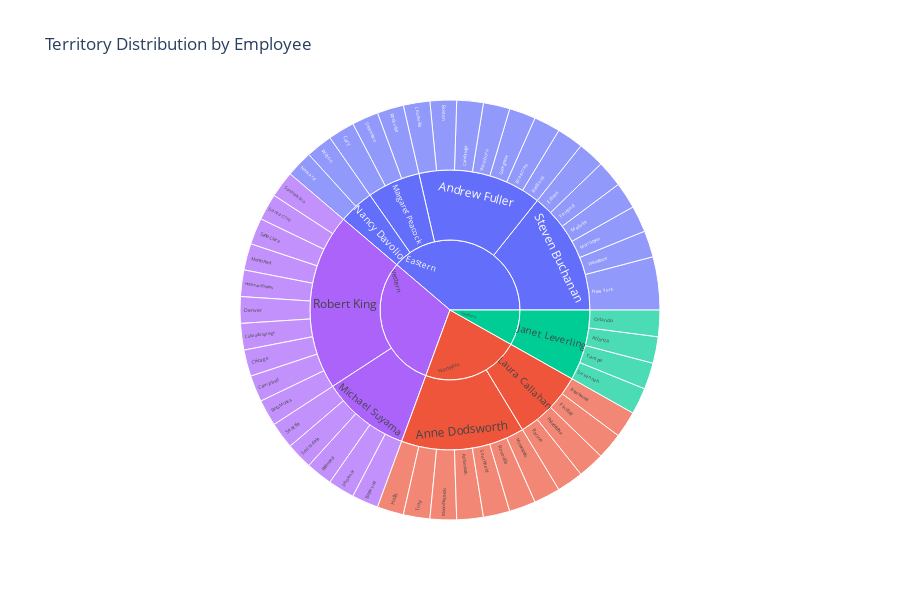

Write notebook code for a chart like this one.
### Code cell
# DETAILED TERRITORY ASSIGNMENT (SPLIT ROWS) 
import pandas as pd
import plotly.express as px
from IPython.display import display, Markdown
import os

#  Load the Raw Territory Tables (We need the raw connections to split the rows)
CURRENT_DIR = os.path.dirname(os.path.abspath("__file__"))
if 'notebooks' in CURRENT_DIR: BASE_DIR = os.path.dirname(CURRENT_DIR)
else: BASE_DIR = os.getcwd()
RAW_DIR = os.path.join(BASE_DIR, 'data', 'raw')

try:
    # Load raw CSVs
    raw_emp_terr = pd.read_csv(os.path.join(RAW_DIR, 'sql_employeeterritories.csv'))
    raw_terr = pd.read_csv(os.path.join(RAW_DIR, 'sql_territories.csv'))
    raw_region = pd.read_csv(os.path.join(RAW_DIR, 'sql_region.csv'))

    # Normalize column names
    raw_emp_terr.columns = [c.lower().strip() for c in raw_emp_terr.columns]
    raw_terr.columns = [c.lower().strip() for c in raw_terr.columns]
    raw_region.columns = [c.lower().strip() for c in raw_region.columns]

    # Join Employee Dimension to the Bridge Table
    emp_geo = pd.merge(dim_emp, raw_emp_terr, left_on='bk_employee_id', right_on='employeeid', how='inner')
    
    # Join with Territory Names
    emp_geo = pd.merge(emp_geo, raw_terr, on='territoryid', how='inner')
    
    # Join with Region Names
    emp_geo = pd.merge(emp_geo, raw_region, on='regionid', how='inner')

    # Select only what we need to show the "Split"
    split_view = emp_geo[['Employee_name', 'emp_title', 'regiondescription', 'territorydescription']].copy()
    split_view.columns = ['Employee Name', 'Title', 'Region', 'Territory']
    
    # Sort for clarity
    split_view = split_view.sort_values(by=['Employee Name', 'Region', 'Territory'])


    # This chart proves you have the hierarchy data
    fig = px.sunburst(
        split_view, 
        path=['Region', 'Employee Name', 'Territory'],
        title="Territory Distribution by Employee",
        color='Region'
    )
    fig.update_layout(height=600)
    fig.show()

except Exception as e:
    print(f"Could not load territory details: {e}")
    print("Ensure you extracted 'sql_employeeterritories.csv' and 'sql_territories.csv'.")

### Figure 1 — Plotly figure (JSON) as saved in the notebook; plotly's stock layout.template omitted (floating-point values rounded to 4 significant figures)
{"data": [{"branchvalues": "total", "customdata": [["Eastern                                           "], ["Eastern                                           "], ["Eastern                                           "], ["Eastern                                           "], ["Eastern                                           "], ["Eastern                                           "], ["Eastern                                           "], ["Eastern                                           "], ["Eastern                                           "], ["Eastern                                           "], ["Eastern                                           "], ["Eastern                                           "], ["Eastern                                           "], ["Eastern                                           "], ["Eastern                                           "], ["Eastern                                           "], ["Eastern                                           "], ["Eastern                                           "], ["Eastern                                           "], ["Eastern                                           "], ["Eastern                                           "], ["Eastern                                           "], ["Eastern                                           "], ["Northern                                          "], ["Northern                                          "], ["Northern                                          "], ["Northern                                          "], ["Northern                                          "], ["Northern                                          "], ["Northern                                          "], ["Northern                                          "], ["Northern                                          "], ["Northern                                          "], ["Northern                                          "], ["Northern                                          "], ["Northern                                          "], ["Northern                                          "], ["Southern                                          "], ["Southern                                          "], ["Southern                                          "], ["Southern                                          "], ["Southern                                          "], ["Southern                                          "], ["Western                                           "], ["Western                                           "], ["Western                                           "], ["Western                                           "], ["Western                                           "], ["Western                                           "], ["Western                                           "], ["Western                                           "], ["Western                                           "], ["Western                                           "], ["Western                                           "], ["Western                                           "], ["Western                                           "], ["Western                                           "], ["Western                                           "], ["Western                                           "], ["Western                                           "], ["Western                                           "]], "domain": {"x": [0, 1], "y": [0, 1]}, "hovertemplate": "labels=%{label}<br>count=%{value}<br>parent=%{parent}<br>id=%{id}<br>Region=%{customdata[0]}<extra></extra>", "ids": ["Eastern                                           /Andrew Fuller/Bedford                                           ", "Eastern                                           ", "Eastern                                           /Steven Buchanan", "Eastern                                           /Nancy Davolio", "Eastern                                           /Margaret Peacock", "Eastern                                           /Andrew Fuller", "Eastern                                           /Steven Buchanan/Providence                                        ", "Eastern                                           /Steven Buchanan/New York                                          ", "Eastern                                           /Steven Buchanan/Morristown                                        ", "Eastern                                           /Steven Buchanan/Mellvile                                          ", "Eastern                                           /Steven Buchanan/Fairport                                          ", "Eastern                                           /Steven Buchanan/Edison                                            ", "Eastern                                           /Nancy Davolio/Wilton                                            ", "Eastern                                           /Margaret Peacock/Rockville                                         ", "Eastern                                           /Margaret Peacock/Greensboro                                        ", "Eastern                                           /Margaret Peacock/Cary                                              ", "Eastern                                           /Nancy Davolio/Neward                                            ", "Eastern                                           /Andrew Fuller/Braintree                                         ", "Eastern                                           /Andrew Fuller/Georgetow                                         ", "Eastern                                           /Andrew Fuller/Westboro                                          ", "Eastern                                           /Andrew Fuller/Cambridge                                         ", "Eastern                                           /Andrew Fuller/Boston                                            ", "Eastern                                           /Andrew Fuller/Louisville                                        ", "Northern                                          /Anne Dodsworth/Hollis                                            ", "Northern                                          /Anne Dodsworth/Troy                                              ", "Northern                                          ", "Northern                                          /Laura Callahan/Racine                                            ", "Northern                                          /Anne Dodsworth", "Northern                                          /Anne Dodsworth/Bloomfield Hills                                  ", "Northern                                          /Laura Callahan/Philadelphia                                      ", "Northern                                          /Anne Dodsworth/Portsmouth                                        ", "Northern                                          /Anne Dodsworth/Southfield                                        ", "Northern                                          /Laura Callahan/Findlay                                           ", "Northern                                          /Laura Callahan/Beachwood                                         ", "Northern                                          /Laura Callahan", "Northern                                          /Anne Dodsworth/Roseville                                         ", "Northern                                          /Anne Dodsworth/Minneapolis                                       ", "Southern                                          /Janet Leverling/Savannah                                          ", "Southern                                          /Janet Leverling/Tampa                                             ", "Southern                                          /Janet Leverling/Atlanta                                           ", "Southern                                          /Janet Leverling/Orlando                                           ", "Southern                                          /Janet Leverling", "Southern                                          ", "Western                                           /Michael Suyama", "Western                                           /Robert King", "Western                                           /Robert King/San Francisco                                     ", "Western                                           /Robert King/Santa Cruz                                        ", "Western                                           /Robert King/Santa Clara                                       ", "Western                                           /Robert King/Menlo Park                                        ", "Western                                           /Robert King/Hoffman Estates                                   ", "Western                                           /Robert King/Denver                                            ", "Western                                           /Robert King/Colorado Springs                                  ", "Western                                           /Robert King/Chicago                                           ", "Western                                           /Robert King/Campbell                                          ", "Western                                           /Michael Suyama/Seattle                                           ", "Western                                           /Michael Suyama/Scottsdale                                        ", "Western                                           /Michael Suyama/Redmond                                           ", "Western                                           /Michael Suyama/Phoenix                                           ", "Western                                           /Michael Suyama/Bellevue                                          ", "Western                                           /Robert King/Santa Monica                                      ", "Western                                           "], "labels": ["Bedford                                           ", "Eastern                                           ", "Steven Buchanan", "Nancy Davolio", "Margaret Peacock", "Andrew Fuller", "Providence                                        ", "New York                                          ", "Morristown                                        ", "Mellvile                                          ", "Fairport                                          ", "Edison                                            ", "Wilton                                            ", "Rockville                                         ", "Greensboro                                        ", "Cary                                              ", "Neward                                            ", "Braintree                                         ", "Georgetow                                         ", "Westboro                                          ", "Cambridge                                         ", "Boston                                            ", "Louisville                                        ", "Hollis                                            ", "Troy                                              ", "Northern                                          ", "Racine                                            ", "Anne Dodsworth", "Bloomfield Hills                                  ", "Philadelphia                                      ", "Portsmouth                                        ", "Southfield                                        ", "Findlay                                           ", "Beachwood                                         ", "Laura Callahan", "Roseville                                         ", "Minneapolis                                       ", "Savannah                                          ", "Tampa                                             ", "Atlanta                                           ", "Orlando                                           ", "Janet Leverling", "Southern                                          ", "Michael Suyama", "Robert King", "San Francisco                                     ", "Santa Cruz                                        ", "Santa Clara                                       ", "Menlo Park                                        ", "Hoffman Estates                                   ", "Denver                                            ", "Colorado Springs                                  ", "Chicago                                           ", "Campbell                                          ", "Seattle                                           ", "Scottsdale                                        ", "Redmond                                           ", "Phoenix                                           ", "Bellevue                                          ", "Santa Monica                                      ", "Western                                           "], "marker": {"colors": ["#636efa", "#636efa", "#636efa", "#636efa", "#636efa", "#636efa", "#636efa", "#636efa", "#636efa", "#636efa", "#636efa", "#636efa", "#636efa", "#636efa", "#636efa", "#636efa", "#636efa", "#636efa", "#636efa", "#636efa", "#636efa", "#636efa", "#636efa", "#EF553B", "#EF553B", "#EF553B", "#EF553B", "#EF553B", "#EF553B", "#EF553B", "#EF553B", "#EF553B", "#EF553B", "#EF553B", "#EF553B", "#EF553B", "#EF553B", "#00cc96", "#00cc96", "#00cc96", "#00cc96", "#00cc96", "#00cc96", "#ab63fa", "#ab63fa", "#ab63fa", "#ab63fa", "#ab63fa", "#ab63fa", "#ab63fa", "#ab63fa", "#ab63fa", "#ab63fa", "#ab63fa", "#ab63fa", "#ab63fa", "#ab63fa", "#ab63fa", "#ab63fa", "#ab63fa", "#ab63fa"]}, "name": "", "parents": ["Eastern                                           /Andrew Fuller", "", "Eastern                                           ", "Eastern                                           ", "Eastern                                           ", "Eastern                                           ", "Eastern                                           /Steven Buchanan", "Eastern                                           /Steven Buchanan", "Eastern                                           /Steven Buchanan", "Eastern                                           /Steven Buchanan", "Eastern                                           /Steven Buchanan", "Eastern                                           /Steven Buchanan", "Eastern                                           /Nancy Davolio", "Eastern                                           /Margaret Peacock", "Eastern                                           /Margaret Peacock", "Eastern                                           /Margaret Peacock", "Eastern                                           /Nancy Davolio", "Eastern                                           /Andrew Fuller", "Eastern                                           /Andrew Fuller", "Eastern                                           /Andrew Fuller", "Eastern                                           /Andrew Fuller", "Eastern                                           /Andrew Fuller", "Eastern                                           /Andrew Fuller", "Northern                                          /Anne Dodsworth", "Northern                                          /Anne Dodsworth", "", "Northern                                          /Laura Callahan", "Northern                                          ", "Northern                                          /Anne Dodsworth", "Northern                                          /Laura Callahan", "Northern                                          /Anne Dodsworth", "Northern                                          /Anne Dodsworth", "Northern                                          /Laura Callahan", "Northern                                          /Laura Callahan", "Northern                                          ", "Northern                                          /Anne Dodsworth", "Northern                                          /Anne Dodsworth", "Southern                                          /Janet Leverling", "Southern                                          /Janet Leverling", "Southern                                          /Janet Leverling", "Southern                                          /Janet Leverling", "Southern                                          ", "", "Western                                           ", "Western                                           ", "Western                                           /Robert King", "Western                                           /Robert King", "Western                                           /Robert King", "Western                                           /Robert King", "Western                                           /Robert King", "Western                                           /Robert King", "Western                                           /Robert King", "Western                                           /Robert King", "Western                                           /Robert King", "Western                                           /Michael Suyama", "Western                                           /Michael Suyama", "Western                                           /Michael Suyama", "Western                                           /Michael Suyama", "Western                                           /Michael Suyama", "Western                                           /Robert King", ""], "type": "sunburst", "values": [1, 19, 7, 2, 3, 7, 1, 2, 1, 1, 1, 1, 1, 1, 1, 1, 1, 1, 1, 1, 1, 1, 1, 1, 1, 11, 1, 7, 1, 1, 1, 1, 1, 1, 4, 1, 1, 1, 1, 1, 1, 4, 4, 5, 10, 1, 1, 1, 1, 1, 1, 1, 1, 1, 1, 1, 1, 1, 1, 1, 15]}], "layout": {"height": 600, "legend": {"tracegroupgap": 0}, "title": {"text": "Territory Distribution by Employee"}}}
